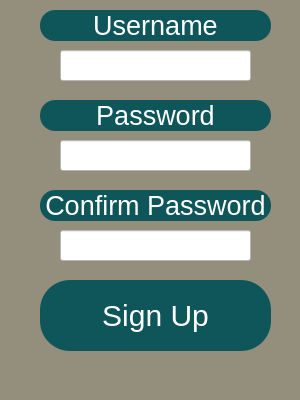
<?xml version="1.0" encoding="UTF-8"?>
<ui version="4.0">
 <class>Registration</class>
 <widget class="QDialog" name="Registration">
  <property name="windowModality">
   <enum>Qt::ApplicationModal</enum>
  </property>
  <property name="geometry">
   <rect>
    <x>0</x>
    <y>0</y>
    <width>300</width>
    <height>400</height>
   </rect>
  </property>
  <property name="windowTitle">
   <string>Registration</string>
  </property>
  <property name="styleSheet">
   <string notr="true">background-color:rgb(148, 143, 124)</string>
  </property>
  <widget class="QLabel" name="label">
   <property name="geometry">
    <rect>
     <x>40</x>
     <y>10</y>
     <width>231</width>
     <height>31</height>
    </rect>
   </property>
   <property name="styleSheet">
    <string notr="true">background-color: rgb(15, 86, 90);
color: rgb(255, 255, 255);
font-size: 20px;
border-radius: 15px</string>
   </property>
   <property name="text">
    <string>&lt;html&gt;&lt;head/&gt;&lt;body&gt;&lt;p align=&quot;center&quot;&gt;&lt;span style=&quot; font-size:20pt; color:#ffffff;&quot;&gt;Username&lt;/span&gt;&lt;/p&gt;&lt;/body&gt;&lt;/html&gt;</string>
   </property>
  </widget>
  <widget class="QLabel" name="label_2">
   <property name="geometry">
    <rect>
     <x>40</x>
     <y>100</y>
     <width>231</width>
     <height>31</height>
    </rect>
   </property>
   <property name="styleSheet">
    <string notr="true">background-color: rgb(15, 86, 90);
color: rgb(255, 255, 255);
font-size: 20px;
border-radius: 15px</string>
   </property>
   <property name="text">
    <string>&lt;html&gt;&lt;head/&gt;&lt;body&gt;&lt;p align=&quot;center&quot;&gt;&lt;span style=&quot; font-size:20pt; color:#ffffff;&quot;&gt;Password&lt;/span&gt;&lt;/p&gt;&lt;/body&gt;&lt;/html&gt;</string>
   </property>
  </widget>
  <widget class="QLineEdit" name="username">
   <property name="geometry">
    <rect>
     <x>60</x>
     <y>50</y>
     <width>191</width>
     <height>31</height>
    </rect>
   </property>
   <property name="styleSheet">
    <string notr="true">background-color: rgb(255, 255, 255);</string>
   </property>
  </widget>
  <widget class="QLineEdit" name="password">
   <property name="geometry">
    <rect>
     <x>60</x>
     <y>140</y>
     <width>191</width>
     <height>31</height>
    </rect>
   </property>
   <property name="styleSheet">
    <string notr="true">background-color: rgb(255, 255, 255);</string>
   </property>
   <property name="echoMode">
    <enum>QLineEdit::Password</enum>
   </property>
  </widget>
  <widget class="QLineEdit" name="confirm_password">
   <property name="geometry">
    <rect>
     <x>60</x>
     <y>230</y>
     <width>191</width>
     <height>31</height>
    </rect>
   </property>
   <property name="styleSheet">
    <string notr="true">background-color: rgb(255, 255, 255);</string>
   </property>
   <property name="echoMode">
    <enum>QLineEdit::Password</enum>
   </property>
  </widget>
  <widget class="QLabel" name="label_3">
   <property name="geometry">
    <rect>
     <x>40</x>
     <y>190</y>
     <width>231</width>
     <height>31</height>
    </rect>
   </property>
   <property name="styleSheet">
    <string notr="true">background-color: rgb(15, 86, 90);
color: rgb(255, 255, 255);
font-size: 20px;
border-radius: 15px</string>
   </property>
   <property name="text">
    <string>&lt;html&gt;&lt;head/&gt;&lt;body&gt;&lt;p align=&quot;center&quot;&gt;&lt;span style=&quot; font-size:20pt; color:#ffffff;&quot;&gt;Confirm Password&lt;/span&gt;&lt;/p&gt;&lt;/body&gt;&lt;/html&gt;</string>
   </property>
  </widget>
  <widget class="QPushButton" name="sign_up">
   <property name="geometry">
    <rect>
     <x>40</x>
     <y>280</y>
     <width>231</width>
     <height>71</height>
    </rect>
   </property>
   <property name="styleSheet">
    <string notr="true">QPushButton:hover{
	background-color: rgb(23, 137, 143);
	color: rgb(255, 255, 255);
	font-size: 30px;
	border-radius: 30px
}
QPushButton:pressed{
	background-color:rgb(14, 85, 89);
	color: rgb(255, 255, 255);
	font-size: 30px;
	border-radius:30px
}
QPushButton{
background-color: rgb(15, 86, 90);
color: rgb(255, 255, 255);
font-size: 30px;
border-radius: 30px
}
</string>
   </property>
   <property name="text">
    <string>Sign Up</string>
   </property>
  </widget>
 </widget>
 <resources/>
 <connections/>
</ui>
